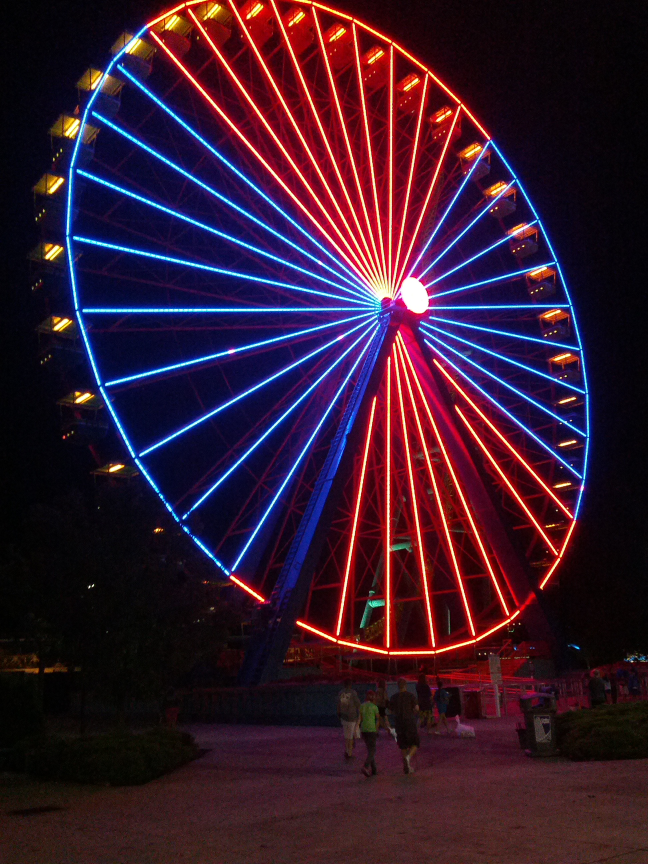
//> input picture wheel.jpg, 1944 x 2592 px (shown at 1/3 size)
$ ./main   (built with g++ and OpenCV 4)
//> lines starting //> are read from the running program, lines starting //| are printed output that depends on the picture; after the words box and inside, x2 and y2 are one past the last pixel; in counts of white or black regions, pixels touching at a corner belong together
#include <opencv2/core/core.hpp>
#include <opencv2/imgcodecs/imgcodecs.hpp>
#include <opencv2/imgproc/imgproc.hpp>
#include <opencv2/highgui/highgui.hpp>
#include <iostream>
#include <math.h>

int main(int argc, char *argv[]) {
    // Read the image and resize to 800x600 for easy viewing
    cv::Mat img = cv::imread("wheel.jpg", CV_LOAD_IMAGE_COLOR);
//> img is the input picture: 2592 rows x 1944 cols, CV_8UC3; mean B, G, R 45.5, 25.9, 53.4
    if (img.empty()) return -1;
    cv::resize(img, img, cv::Size(800,600));
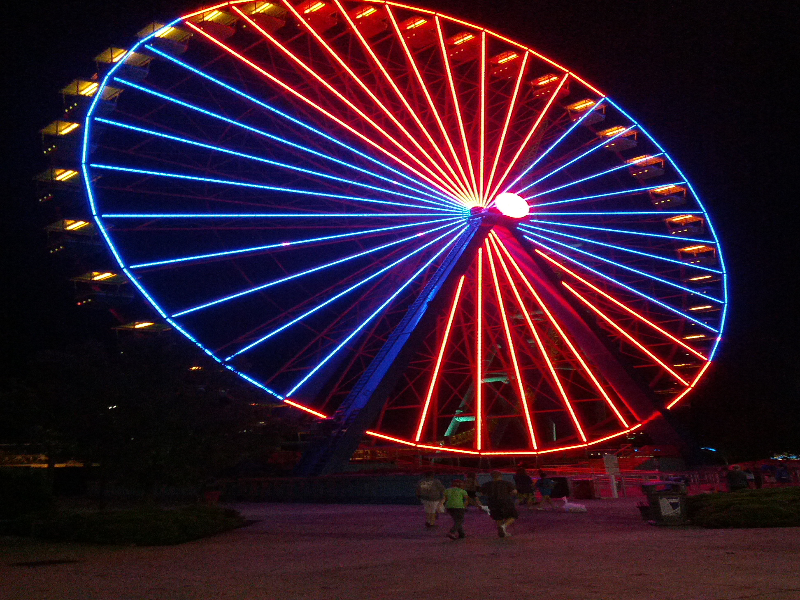
//> img: 600 rows x 800 cols, CV_8UC3; mean B, G, R 45.4, 25.8, 53.3

    // Find contours, using Canny.
    // Canny thresholds are higher than normal here because we are interested
    // in the lights, not the steel structure.
    // Canny output is a matrix (cv::Mat).
    cv::Mat cannyOutput;
    cv::Canny(img,   // input image
        cannyOutput, // output image
        250,         // lower threshold
        500);        // upper threshold
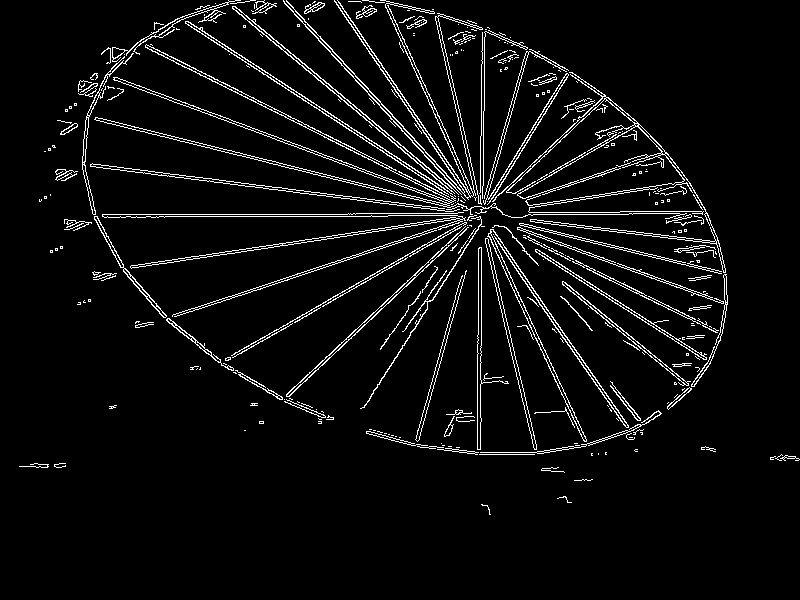
//> cannyOutput: 600 rows x 800 cols, CV_8UC1; 5.3% white in thin lines or dots, all inside (x1, y1, x2, y2) = (19, 0, 800, 515)

    // Search the Canny output for contours.
    // This operation returns a vector of contours (i.e. a vector of vector of line end points).
    // At this stage, each contour consists of multiple lines (approximating a curve).
    std::vector<std::vector<cv::Point>> contours;
    std::vector<cv::Vec4i> hierarchy;
    cv::findContours(cannyOutput, // input image (output from Canny)
        contours,                 // output: detected contours
        hierarchy,                // output: hierarchy of contours
        CV_RETR_TREE,             // mode constant
        CV_CHAIN_APPROX_SIMPLE,   // method constant
        cv::Point(0,0));          // x and y offset, as a point
//> contours = 569 contours, 436 with area under 20; largest, box (x1, y1, x2, y2) and area: (94, 44, 687, 219) 2532, (492, 72, 726, 273) 1386, (102, 212, 466, 317) 1287, (487, 229, 629, 442) 948, (95, 117, 424, 201) 800

    // Draw the detected contours on a new image.
    cv::Mat contourImg(600, // height of new image
        800,                // width of new image
        CV_8UC1,            // bits and channels for each pixel (here, 8-bit grayscale)
        cv::Scalar(0));     // background color (black)
    for (int i = 0; i < contours.size(); i++) {
      cv::drawContours(contourImg, // input image
          contours,              // array of contours (which are also arrays)
          i,                     // index of the contour to draw
          cv::Scalar(255),       // foreground color
          2);                    // width of drawn contour, in pixels
    }
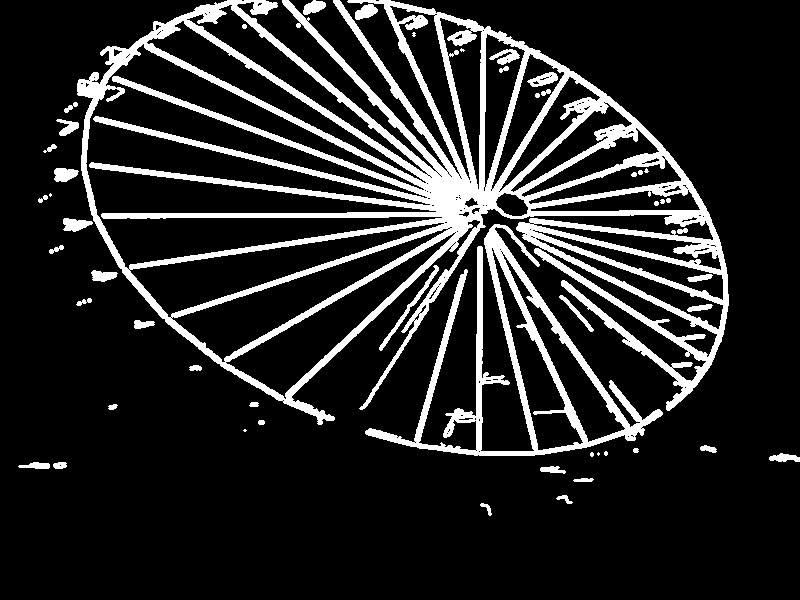
//> contourImg: 600 rows x 800 cols, CV_8UC1; 14.9% white; 51 white regions (8 under 20 px), largest, box (x1, y1, x2, y2) and area: (77, 0, 729, 425) 56695, (365, 224, 663, 456) 10396, (379, 265, 439, 351) 416

    // Get rid of some extra thickness on the detected lines.
    // Doing this now reduces the number of duplicate lines we will get later.
    cv::erode(contourImg,   // input array
        contourImg,         // output array
        cv::Mat(),          // kernel
        cv::Point(-1, -1),  // anchor point (none)
        2);                 // number of iterations of erode
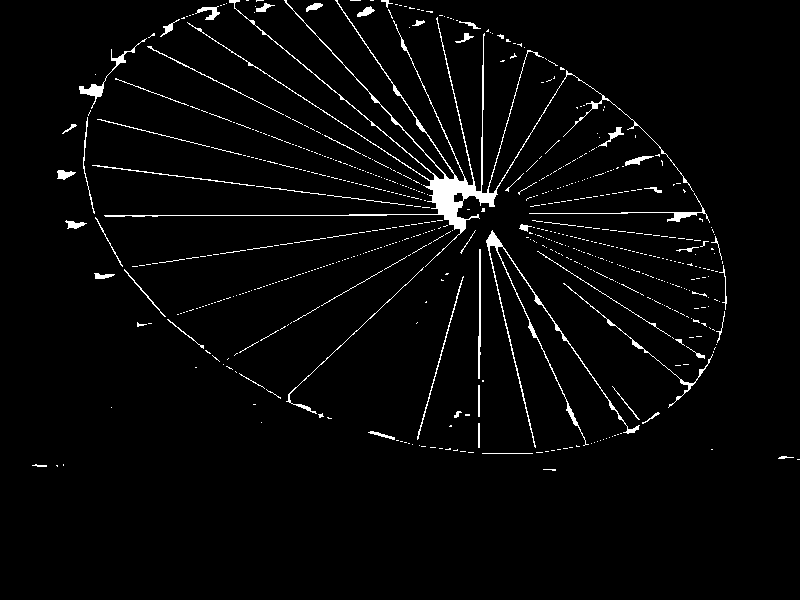
//> contourImg: 600 rows x 800 cols, CV_8UC1; 3% white; 649 white regions (578 under 20 px), largest, box (x1, y1, x2, y2) and area: (104, 0, 694, 267) 4994, (486, 230, 640, 448) 1308, (79, 38, 147, 109) 401

    // Detect lines, using the contour image we drew earlier.
    std::vector<cv::Vec4i> lines;
    cv::HoughLinesP(contourImg,  // image to search
        lines,  // vector where the lines will be stored
        1,      // pixel resolution of the accumulator
        M_PI/180, // radians resolution of the accumulator (1 degree)
        80,     // minimum number of votes to consider a line
        100,    // minimum line length in pixels
        20);    // maximum gap along a single line, in pixels
//> lines = 44 lines (x1, y1, x2, y2), first 8: [188, 23, 462, 201], [336, 0, 468, 195], [234, 7, 463, 199], [83, 164, 457, 210], [104, 215, 386, 215], [417, 438, 463, 276], [486, 240, 534, 446], [385, 0, 472, 195]

    // Draw the detected lines.  To make it easier to see, we
    // draw on a black image rather than the original image.
    cv::Mat blackScreen(600, 800, CV_8UC3, cv::Scalar(0,0,0));
    std::vector<cv::Vec4i>::const_iterator iter = lines.begin();
    while (iter != lines.end()) {
      cv::Point pt1((*iter)[0],(*iter)[1]);
      cv::Point pt2((*iter)[2],(*iter)[3]);
      cv::line(blackScreen, pt1, pt2, cv::Scalar(0,255,0));
      ++iter;
    }
//> this loop made 44 passes
//> (pt1, pt2) on passes 1 to 12: (Point(188, 23), Point(462, 201)), (Point(336, 0), Point(468, 195)), (Point(234, 7), Point(463, 199)), (Point(83, 164), Point(457, 210)), (Point(104, 215), Point(386, 215)), (Point(417, 438), Point(463, 276)), (Point(486, 240), Point(534, 446)), (Point(385, 0), Point(472, 195)), (Point(98, 119), Point(457, 208)), (Point(487, 239), Point(536, 452)), (Point(480, 205), Point(483, 34)), (Point(517, 269), Point(631, 432))
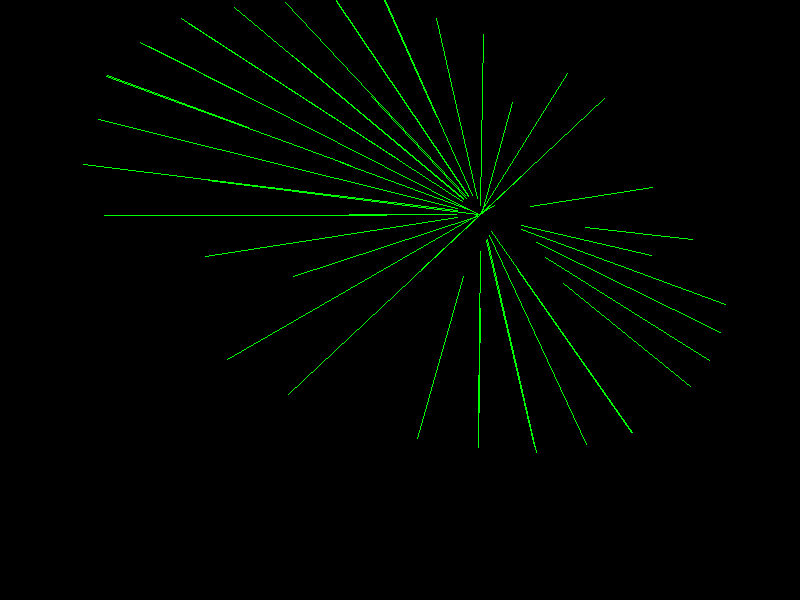
//> blackScreen: 600 rows x 800 cols, CV_8UC3; mean B, G, R 0, 4.3, 0

    // Calculate the intersection point of all those lines, using least squares.
    // To use the OpenCV solve routine, we need to make an n x 2 matrix A and
    // an n x 1 vector b such that Av = b, where v = the 2 x 1 best answer [x y]
    // and n is the number of lines.
    cv::Mat A(lines.size(), 2, CV_32FC1);
//> A = 44 pairs, first value 0 to 0, second value 0 to 0
    cv::Mat b(lines.size(), 1, CV_32FC1);
//> b = 44 values from 0 to 0
    int n = 0;
    for (iter = lines.begin(); iter != lines.end(); iter++) {
      cv::Point pt1((*iter)[0],(*iter)[1]);
      cv::Point pt2((*iter)[2],(*iter)[3]);
      if (pt1.x == pt2.x) {
        // Vertical line --> equation is x = constant --> 1x + 0y = b
        A.at<float>(n, 0) = 1.0f;
        A.at<float>(n, 1) = 0.0f;
        b.at<float>(n, 0) = pt1.x;
      } else {
        // Non-vertical line.  Calculate slope to get y = mx + b --> -mx + y = b
        // Coefficients in each row of A will be -m and 1.
        float m = ((float) (pt1.y - pt2.y)) / (pt1.x - pt2.x);
        A.at<float>(n, 0) = -m;
        A.at<float>(n, 1) = 1.0f;
        b.at<float>(n, 0) = pt1.y - m * pt1.x;
      }
      n++;
    }
//> this loop made 44 passes
//> (pt1, pt2, m) on passes 1 to 12: (Point(188, 23), Point(462, 201), 0.65), (Point(336, 0), Point(468, 195), 1.48), (Point(234, 7), Point(463, 199), 0.838), (Point(83, 164), Point(457, 210), 0.123), (Point(104, 215), Point(386, 215), 0), (Point(417, 438), Point(463, 276), -3.52), (Point(486, 240), Point(534, 446), 4.29), (Point(385, 0), Point(472, 195), 2.24), (Point(98, 119), Point(457, 208), 0.248), (Point(487, 239), Point(536, 452), 4.35), (Point(480, 205), Point(483, 34), -57), (Point(517, 269), Point(631, 432), 1.43)
//> after the loop, n = 44

    // Find the point that is a minimum distance from all of the lines.
    cv::Mat v;
    if (!cv::solve(A,   // matrix on the LHS of Av = b
        b,              // vector on the RHS of Av = b
        v,       // vector we are solving for (v)
        cv::DECOMP_SVD) // decomposition method for matrix A
        ) {
      std::cout << "solving failed" << std::endl;
      return -1;
    }
//> v = [480.6, 214.1]

    // Print out the solution x and y coordinates
    cv::Point solutionPt(v.at<float>(0,0), v.at<float>(1,0));
//> solutionPt = Point(480, 214)
    std::cout << "solution = " << solutionPt.x << ", " << solutionPt.y << std::endl;
//| solution = 480, 214

    // Show the detected lines and center
    cv::circle(blackScreen, solutionPt, 5, cv::Scalar(0,255,255));
//> blackScreen: 600 rows x 800 cols, CV_8UC3; 28 pixels changed, all inside (x1, y1, x2, y2) = (475, 209, 486, 220)
    cv::namedWindow("Detect Lines");
    cv::imshow("Detect Lines", blackScreen);

    // Show the contour image
    cv::namedWindow("Contours");
    cv::imshow("Contours", contourImg);

    // Show the original image with detected center
    cv::circle(img, solutionPt, 5, cv::Scalar(0,255,255));
    cv::namedWindow("Original");
    cv::imshow("Original", img);

    cv::waitKey(0);
    return 0;
}
